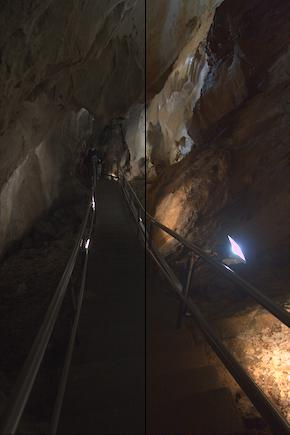
%> input picture 3/th_4.jpg, 290 x 435 px, given in place of lena_color.jpg, which was not available
$ octave --eval "result = Images;"   (GNU Octave 9; MATLAB toolbox functions it lacks are replaced by stand-ins)
%> lines starting %> are read from the running program, lines starting %| are printed output that depends on the picture; in (x1, y1, x2, y2) boxes, pixels count from 0 and x2, y2 are one past the last pixel; in counts of white or black regions, pixels touching at a corner belong together; the program's own positions count from 1; pictures that were not available may be replaced by others from this repository, and a replacement may not be noted
%
% Copyright 2016 Vienna University of Technology.
% Institute of Computer Graphics and Algorithms.
%

function[image_swapped, image_mark_green, image_masked, image_reshaped, image_convoluted, image_edge] = Images()

%% Initialization. Do not change anything here
input_path = 'lena_color.jpg';
output_path = 'lena_output.png';

image_swapped = [];
image_mark_green = [];
image_masked = [];
image_reshaped = [];
image_edge = [];

%% I. Images basics
% 1) Load image from 'input_path'

lena = imread(input_path);
%> lena is the input picture: size 435x290x3 uint8; mean R, G, B 49.1, 40.5, 34.9

% 2) Convert the image from 1) to double format with range [0, 1]. DO NOT USE LOOPS.

lena = im2double(lena);
%> lena: size 435x290x3 double

% 3) Use the image from 2) to create an image where the red and the blue channel
% are swapped. The result should be stored in image_swapped. DO NOT USE LOOPS.

image_swapped(:, :, 1) = lena(:, :, 3);
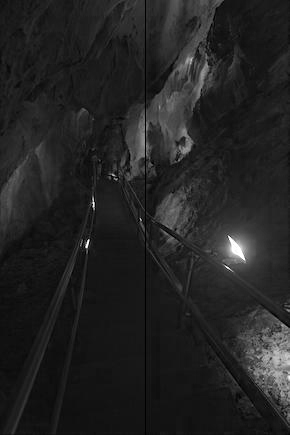
%> image_swapped: size 435x290 double; min 0, max 1, mean 0.137
image_swapped(:, :, 2) = lena(:, :, 2);
image_swapped(:, :, 3) = lena(:, :, 1);
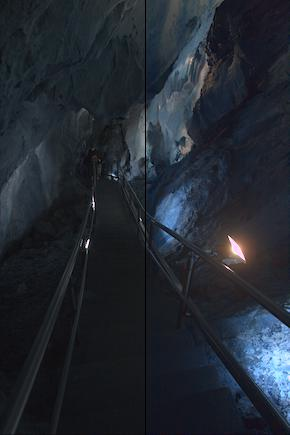
%> image_swapped: size 435x290x3 double; mean R, G, B 0.137, 0.159, 0.193

% 4) Display the swapped image

figure, imshow(image_swapped);

% 5) Write the swapped image to the path specified in output_path. The
% image should be in png format.

imwrite(lena, output_path, 'png');

% 6) Create logical image where every pixel is marked that has a green channel
% which is greater or equal 0.5. The result should be stored in image_mark_green.
% Use the image from step 2 for this step.
% DO NOT USE LOOPS.
% HINT:
% see http://de.mathworks.com/help/matlab/matlab_prog/find-array-elements-that-meet-a-condition.html).

image_mark_green = lena(:,:,2);
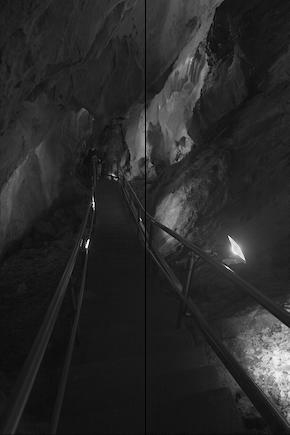
%> image_mark_green: size 435x290 double; min 0, max 0.992, mean 0.159
image_mark_green = im2bw(image_mark_green, 0.5);
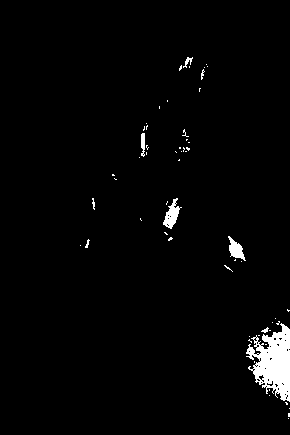
%> image_mark_green: size 435x290 logical; 2.3% white; 59 white regions (50 under 20 px), largest, box (x1, y1, x2, y2) and area: (246, 323, 290, 402) 1984, (163, 198, 182, 229) 266, (228, 236, 246, 261) 216
image_mark_green = ~image_mark_green;

% 7) Set all pixels in the original image (the double image from step 2) to black where image_mark_green is
% true (where green >= 0.5). Store the result in image_masked.
% Use repmat to complete this task. DO NOT USE LOOPS.

image_masked = lena .* repmat(image_mark_green, [1 1 3]);
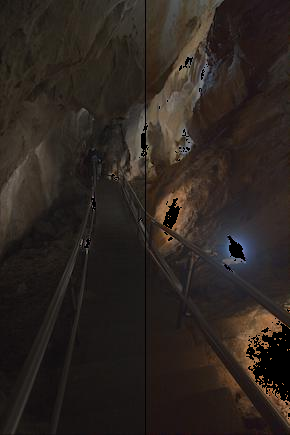
%> image_masked: size 435x290x3 double; mean R, G, B 0.174, 0.144, 0.125

% 8) Convert the original image (the double image from step 2) to a grayscale image and reshape it from
% 512x512 to 256x1024. Cut off the right half of the image and attach it to the bottom of the left half.
% The result should be stored in 'image_reshaped' DO NOT USE LOOPS.
% (Hint: Matlab adresses matrices with "height x width".
% 	     The dimensions in the instructions refer to the human-readable form "width x height".
%		 If this is not clear, take a look at the resulting image in the online-instructions.)

image_reshaped = rgb2gray(lena);
%> (the run ends here)

$ run again, on 3/th_6.jpg
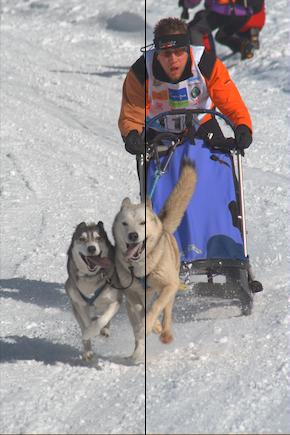
%> input picture 3/th_6.jpg, 290 x 435 px, given in place of lena_color.jpg, which was not available
%> in Images, lena is the input picture: size 435x290x3 uint8; mean R, G, B 162.8, 158.9, 162.8
%> lena: size 435x290x3 double
%> in Images, `image_mark_green = im2bw(image_mark_green, 0.5);`:
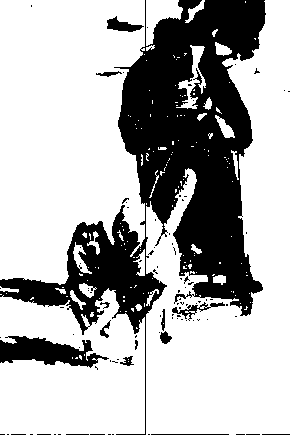
%> image_mark_green: size 435x290 logical; 70.1% white; 94 black regions (80 under 20 px), largest, box (x1, y1, x2, y2) and area: (0, 0, 266, 435) 34373, (0, 336, 109, 368) 1961, (107, 16, 144, 32) 292
%> in Images, `image_masked = lena .* repmat(image_mark_green, [1 1 3]);`:
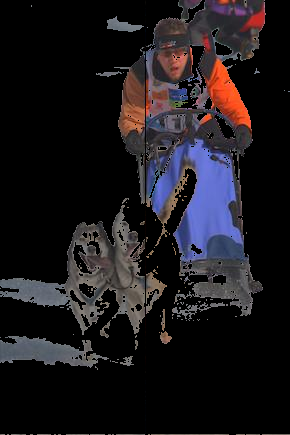
%> image_masked: size 435x290x3 double; mean R, G, B 0.11, 0.0964, 0.112
